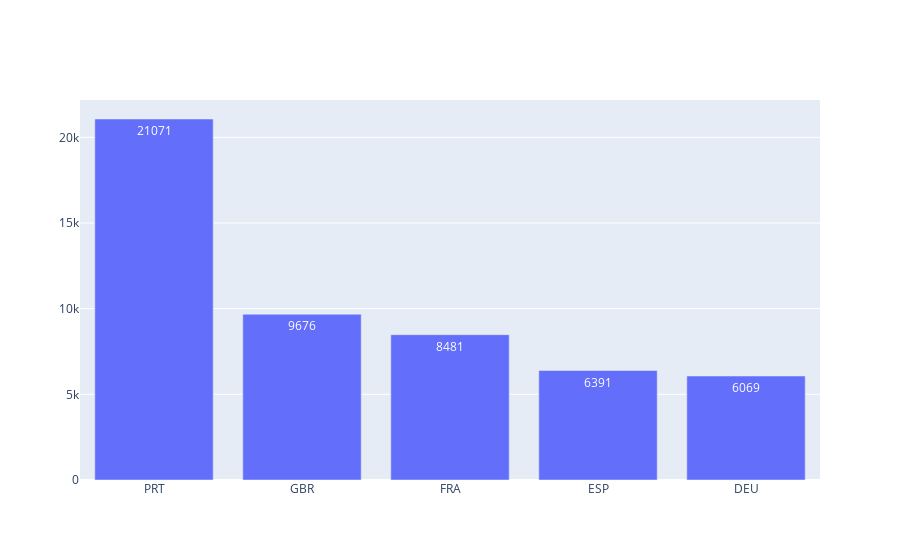

The cell this chart's notebook holds for it:
### Code cell
# Построим график

x = top_5_countries_with_good_bookings.country
y = top_5_countries_with_good_bookings.good_bookings

# Use textposition='auto' for direct text
fig = go.Figure(data=[go.Bar(
            x=x, y=y,
            text=y,
            textposition='auto',
        )])

fig.show()

# 1-е место - PRT == Пуэрто-Рико!

### Figure 1 — Plotly figure (JSON) as saved in the notebook; plotly's stock layout.template omitted (floating-point values rounded to 4 significant figures)
{"data": [{"text": [21071, 9676, 8481, 6391, 6069], "textposition": "auto", "type": "bar", "x": ["PRT", "GBR", "FRA", "ESP", "DEU"], "y": [21071, 9676, 8481, 6391, 6069]}], "layout": {}}
